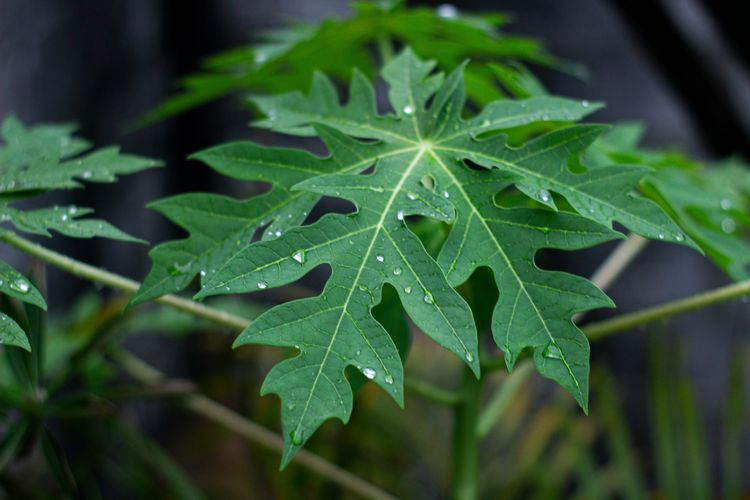
#> input picture daun_pepaya.jpg, 750 x 500 px
$ python binary.py
#> lines starting #> are read from the running program, lines starting #| are printed output that depends on the picture; after the words box and inside, x2 and y2 are one past the last pixel; in counts of white or black regions, pixels touching at a corner belong together
import numpy as np
import imageio.v3 as imageio
import matplotlib.pyplot as plt

def load_image(image_path):
    """Load image from the specified path."""
#> called with image_path = 'daun_pepaya.jpg'
    return imageio.imread(image_path)
#> returned value is the input picture: shape (500, 750, 3); mean R, G, B 48, 79.4, 50.6

def binary_threshold(image, threshold):
    """Apply binary thresholding to the image."""
    binary_image = (image > threshold).astype(np.uint8) * 255
    return binary_image

# Paths to each image
images = {
    "Daun Pepaya": "daun_pepaya.jpg",
    "Daun Singkong": "daun_singkong.jpg",
    "Daun Kenikir": "daun_kenikir.jpg"
}

# Process each image and display the binary thresholded version
for name, path in images.items():
    image = load_image(path)
    grayscale = np.dot(image[...,:3], [0.2989, 0.5870, 0.1140])  # Convert to grayscale
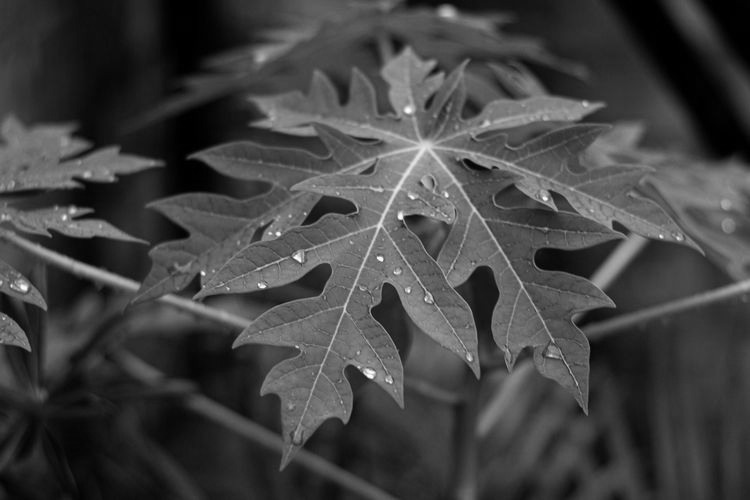
#> grayscale: shape (500, 750) float64; min 0, max 252.6, mean 66.8
    binary_image = binary_threshold(grayscale, 128)  # Apply binary thresholding
#> in binary_threshold, `binary_image = (image > threshold).astype(np.uint8) * 255`:
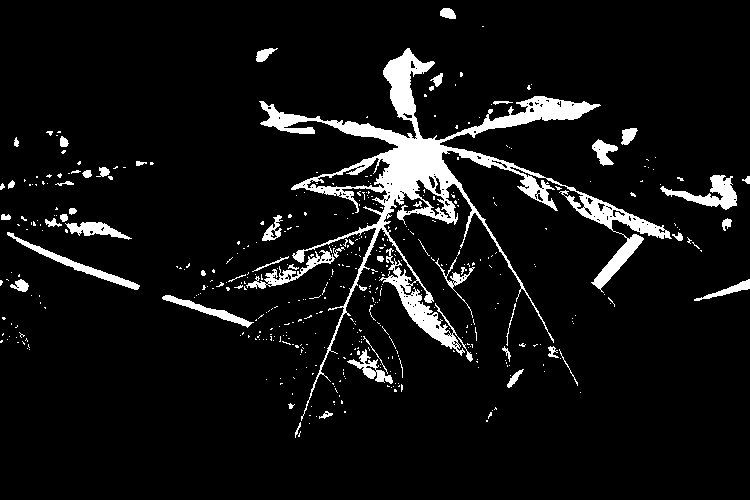
#> binary_image: shape (500, 750); 7.3% white; 459 white regions (403 under 20 px), largest, box (x1, y1, x2, y2) and area: (259, 48, 672, 421) 17864, (660, 175, 737, 210) 1013, (7, 232, 140, 290) 883

    plt.figure(figsize=(3, 3))
    plt.imshow(binary_image, cmap='gray')
    plt.title(f"{name} - Binary Thresholded")
    plt.axis('off')
    plt.show()
#> pass 2 of the loop `for name, path in images.items():`:
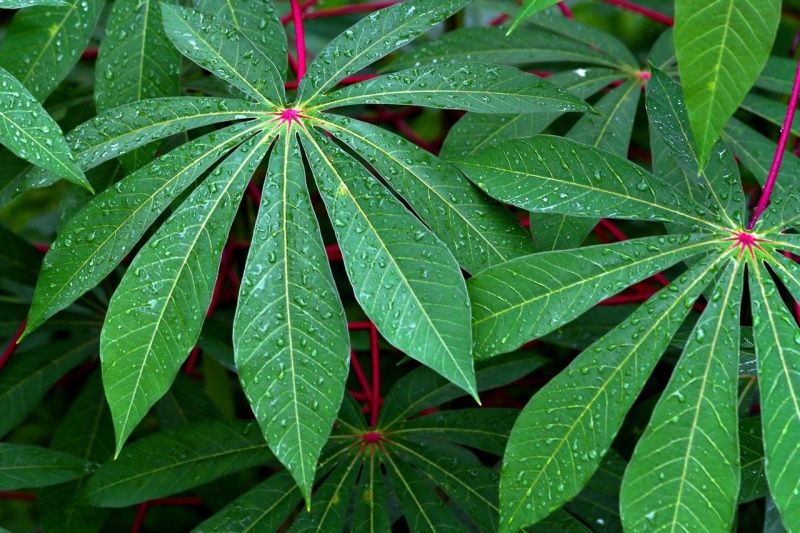
#> input picture daun_singkong.jpg, 800 x 533 px
#> in load_image, returned value is the input picture: shape (533, 800, 3); mean R, G, B 54, 111, 60.2
#> `grayscale = np.dot(image[...,:3], [0.2989, 0.5870, 0.1140])`:
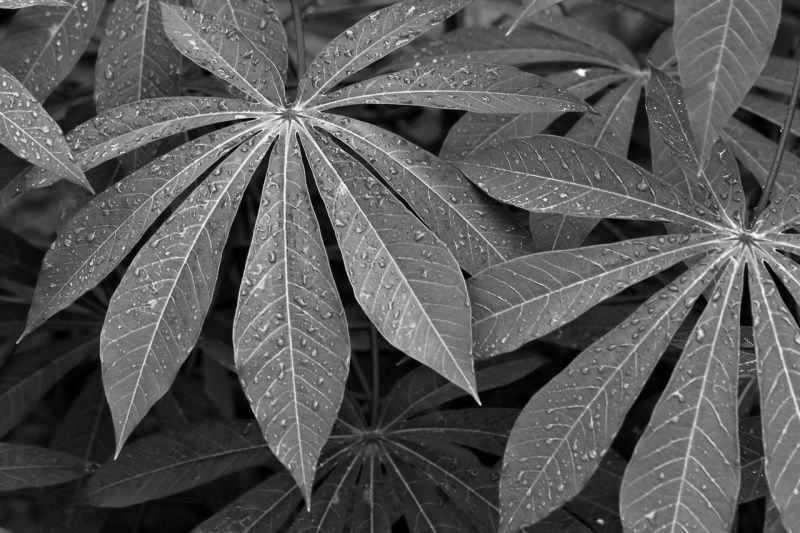
#> grayscale: shape (533, 800) float64; min 0, max 251.1, mean 88.1
#> in binary_threshold (call 2), `binary_image = (image > threshold).astype(np.uint8) * 255`:
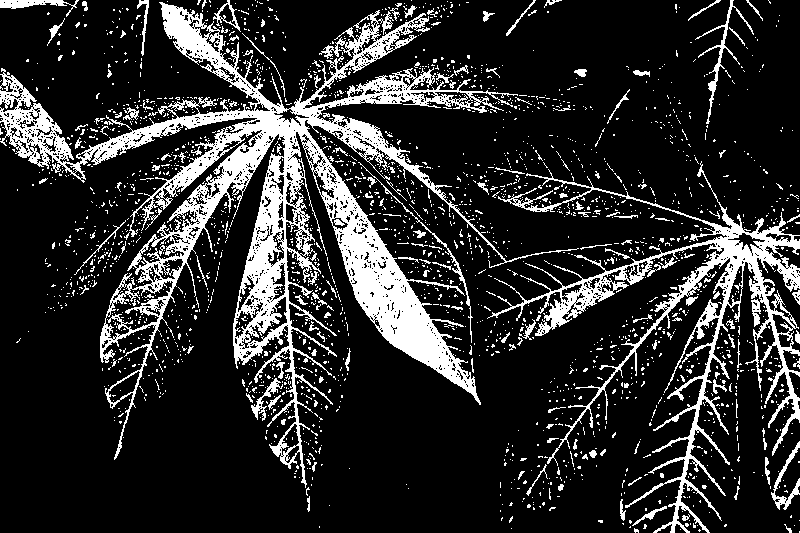
#> binary_image: shape (533, 800); 17.6% white; 2400 white regions (2247 under 20 px), largest, box (x1, y1, x2, y2) and area: (0, 2, 579, 488) 44127, (487, 161, 800, 533) 14502, (695, 0, 754, 124) 632
#> pass 3 of the loop `for name, path in images.items():`:
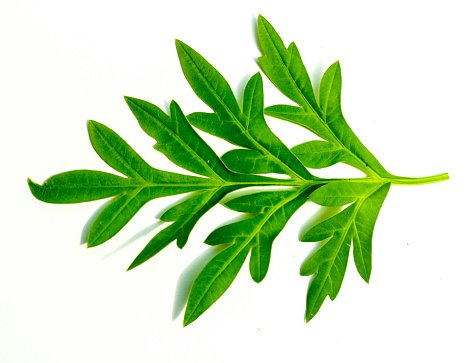
#> input picture daun_kenikir.jpg, 476 x 363 px
#> in load_image, returned value is the input picture: shape (363, 476, 3); mean R, G, B 201.1, 226.4, 186.1
#> `grayscale = np.dot(image[...,:3], [0.2989, 0.5870, 0.1140])`:
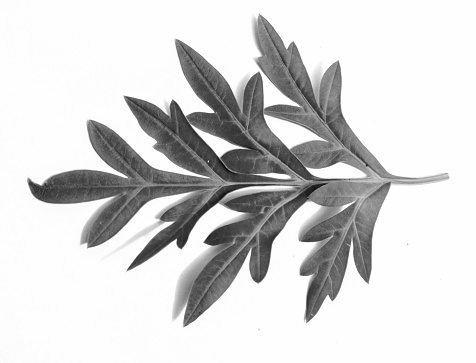
#> grayscale: shape (363, 476) float64; min 0.587, max 255, mean 214.2
#> in binary_threshold (call 3), `binary_image = (image > threshold).astype(np.uint8) * 255`:
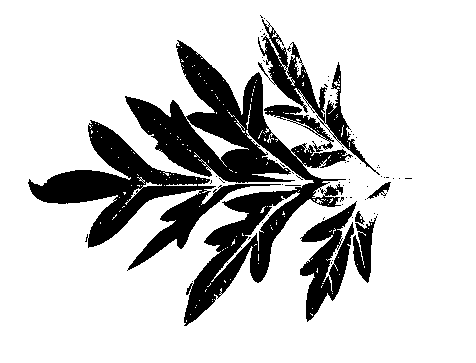
#> binary_image: shape (363, 476); 79.8% white; 75 black regions (67 under 20 px), largest, box (x1, y1, x2, y2) and area: (125, 40, 353, 326) 17517, (28, 120, 281, 271) 9367, (258, 19, 380, 175) 3043
